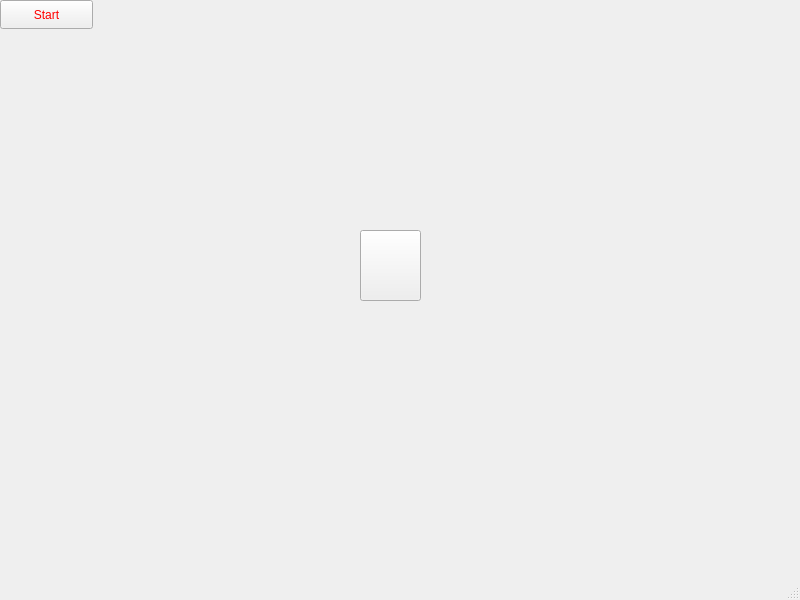
<?xml version="1.0" encoding="UTF-8"?>
<ui version="4.0">
 <class>MainWindow</class>
 <widget class="QMainWindow" name="MainWindow">
  <property name="geometry">
   <rect>
    <x>0</x>
    <y>0</y>
    <width>800</width>
    <height>600</height>
   </rect>
  </property>
  <property name="cursor">
   <cursorShape>ClosedHandCursor</cursorShape>
  </property>
  <property name="windowTitle">
   <string>MainWindow</string>
  </property>
  <property name="styleSheet">
   <string notr="true"/>
  </property>
  <widget class="QWidget" name="centralwidget">
   <widget class="QPushButton" name="pushButton">
    <property name="geometry">
     <rect>
      <x>360</x>
      <y>230</y>
      <width>61</width>
      <height>71</height>
     </rect>
    </property>
    <property name="styleSheet">
     <string notr="true">url:/pictures/zubovich.jpg</string>
    </property>
    <property name="text">
     <string/>
    </property>
    <property name="icon">
     <iconset resource="resource.qrc">
      <normaloff>:/pictures/zubovich.jpg</normaloff>:/pictures/zubovich.jpg</iconset>
    </property>
    <property name="iconSize">
     <size>
      <width>60</width>
      <height>90</height>
     </size>
    </property>
   </widget>
   <widget class="QLabel" name="car">
    <property name="geometry">
     <rect>
      <x>570</x>
      <y>210</y>
      <width>231</width>
      <height>91</height>
     </rect>
    </property>
    <property name="text">
     <string/>
    </property>
    <property name="pixmap">
     <pixmap resource="resource.qrc">:/pictures/catafalk.oW2pp.png</pixmap>
    </property>
   </widget>
   <widget class="QPushButton" name="Start">
    <property name="geometry">
     <rect>
      <x>0</x>
      <y>0</y>
      <width>93</width>
      <height>29</height>
     </rect>
    </property>
    <property name="styleSheet">
     <string notr="true">color: rgb(255, 0, 0);</string>
    </property>
    <property name="text">
     <string>Start</string>
    </property>
   </widget>
  </widget>
  <widget class="QMenuBar" name="menubar">
   <property name="geometry">
    <rect>
     <x>0</x>
     <y>0</y>
     <width>800</width>
     <height>26</height>
    </rect>
   </property>
  </widget>
  <widget class="QStatusBar" name="statusbar"/>
 </widget>
 <resources>
  <include location="resource.qrc"/>
 </resources>
 <connections/>
</ui>
